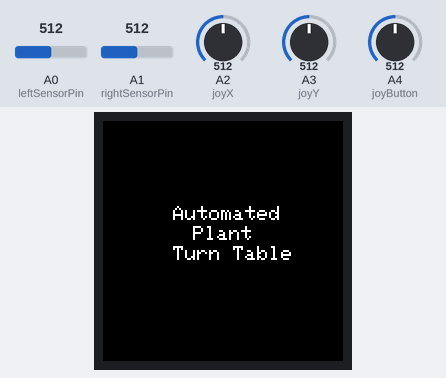
Bench run of a sketch on a simulated Arduino Uno, built with avr-gcc and run on an emulated ATmega328P. Parts: 240×240 colour display. The test bench sets the inputs (shaded band); at power-on: A3 (joyY) = 512, A4 (joyButton) = 512, A0 (leftSensorPin) = 512, A1 (rightSensorPin) = 512, A2 (joyX) = 512. What the sketch prints to the serial monitor is not drawn.

Above: at 0.5 s.
At 4.6 s:
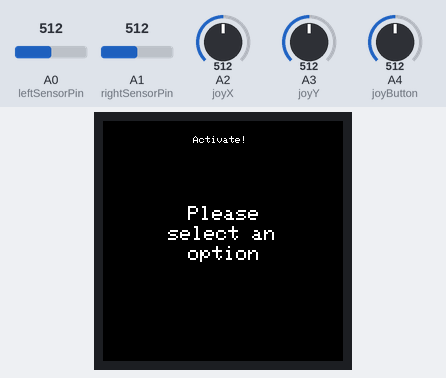
4.7 s: A3 (joyY) set to 112
6.4 s: A3 (joyY) set to 96
At 7.4 s:
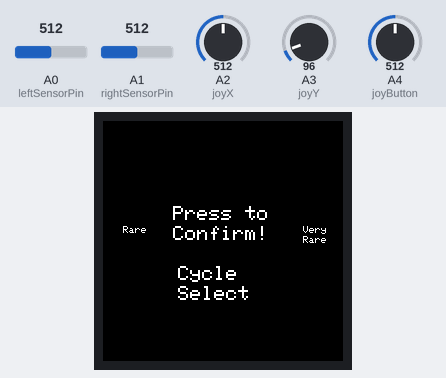
8.3 s: A4 (joyButton) set to 8
9.8 s: A4 (joyButton) set to 5
At 11.0 s:
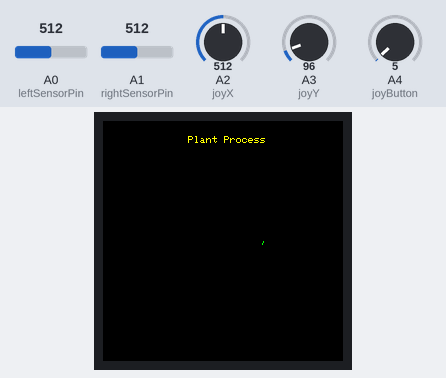
Timing chart, 0 to 12.8 s (numbered marks = the images above; inputs shaded):
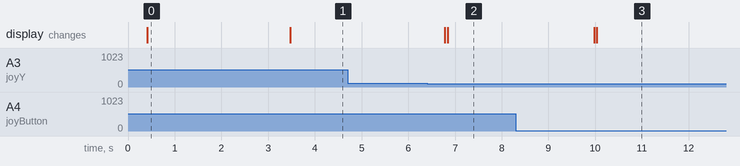

Measured:
- the behaviour switches between 101 and 100 on A3 (joyY) (found by bisection; images 1 and 2)
- the behaviour switches between 7 and 6 on A4 (joyButton) (found by bisection; images 2 and 3)
- after the input at 4.7 s, every drawn part: stays the same
- after the input at 6.4 s, the display: first changes after 0.38 s (image 2 shows a later state)
- after the input at 8.3 s, every drawn part: stays the same
- what the display in image 0 shows lasts 3.1 s, from 0.4 s to 3.5 s

The sketch:

Arduino_code.ino
```cpp
/*

Mech 307 Plant Rotating Device Code
Created by Jacob Beauchamp
For more information, please check out this codes repository on github
https://github.com/beauchampJ
*/


/*
This is the variable definition section of our code
*/
#include "SPI.h"
#include "Adafruit_GFX.h"
#include "Adafruit_GC9A01A.h"
#include <Stepper.h> //Motor stuff

#define TFT_DC 7
#define TFT_CS 10
//Define joystick
#define joyX A2 //CENTER VALUE IS ~500
#define joyY A3 //CENTER VALUE IS ~500
#define joyButton A4 //Joystick button
int xValue;
int yValue;
int buttonValue;
int runTime;
int speedControl=4;//A variable that allows the user to select how frequent they want the plant to be rotated (defaults to 4) higher translates to less frequent

//Defining motor revolution information
const int stepsPerRev = 512;
const int rolePerMinute =15;

//Setup Sensors
const int leftSensorPin = A0; // define pin for left sensor
const int rightSensorPin = A1; // define pin for right sensor

//confirmedStatus declaration. Used in the code to decide if a confirmation has been made
int confirmedStatus=0;
int sensorVoltage;

//An index variable for the rotate cycle
int rotate_index=0;

bool current_loc=1;

// Hardware SPI on Feather or other boards
Adafruit_GC9A01A tft(TFT_CS, TFT_DC);

//Setup Stepper motor
Stepper myStepper(stepsPerRev, 4, 6, 5, 3);


/*

This is the setup section where we display the startup screen and get everything booted up!

*/
void setup() {
  Serial.begin(9600);//Open up our serial port
  tft.begin(); //Begin screen printing
  tft.setRotation(1);//Rotates the stupid screen 270 degrees
  delay(200);//gives screen some time to do its thing
  pinMode(A0,INPUT);
  pinMode(A1,INPUT);
 unsigned long start = micros();
  tft.fillScreen(GC9A01A_BLACK); //Acts like an eraser, refreshes the screen!
  tft.setCursor(70, 85);
  tft.setTextColor(GC9A01A_WHITE);  tft.setTextSize(1);
  tft.setTextSize(2);
  tft.println("Automated");
  tft.setCursor(90, 105);
  tft.println("Plant");
  tft.setCursor(70, 125);
  tft.println("Turn Table");
  myStepper.setSpeed(rolePerMinute);//sets up the stepper motor speed
  delay(3000);
  menuScreen();


}
/*

This is the looping portion of our code, which is where the user navigates their choices

*/
void loop() {
  //STILL NEED THE WHOLE STUFF WHERE IT DECIDES TO START ROTATING
  xValue = analogRead(joyX);

  yValue = analogRead(joyY);

  buttonValue = analogRead(joyButton);

  delay(300);

  // Checking if the joystick is pointing towards the top
  if (yValue <= 100) {
    confirmationScreen();
    if (confirmedStatus==1){
      progressDisplay();

    } else {
      menuScreen();
    }//end if else

  } //end yValueCheck


} //end void loop

/*

This is the callable function section of our code!

*/

void progressDisplay() { //Just used to physically setup the UI for the progress screen
  unsigned long startTime = millis(); // record the start time
  tft.fillScreen(GC9A01A_BLACK); //Acts like an eraser, refreshes the screen!

  //This adds the text above the circle
  tft.setCursor(85, 15);
  tft.setTextColor(0xFFE0);  tft.setTextSize(1);
  tft.println("Plant Process");

//Portion which draws the actual circle
int diameter = min(tft.width(), tft.height()) / 1.5;  // Calculate the circle diameter as half the screen size
  int radius = diameter / 4;  // Calculate the circle radius as one quarter of the screen size
  int x = tft.width() / 2;  // Calculate the x-coordinate of the circle center
  int y = tft.height() / 2;  // Calculate the y-coordinate of the circle center
  int numSegments = 12;  // Divide the circle into 12 segments
  int delayTime = 30;  // Delay time between segment additions (ORIGINALLY 30 when testing)

  for (int i = 0; i < numSegments; i++) {
    int startAngle = i * 360 / numSegments;  // Calculate the starting angle of the current segment
    int endAngle = (i + 1) * 360 / numSegments;  // Calculate the ending angle of the current segment

    for (int angle = startAngle; angle < endAngle; angle++) { //This is the portion that draws out the actual progress bar and tells it to adjust
      float radians = angle * 3.14159 / 180;  // Convert the angle to radians
      int x1 = x + radius * cos(radians);  // Calculate the x-coordinate of the start of the line
      int y1 = y + radius * sin(radians);  // Calculate the y-coordinate of the start of the line
      int x2 = x + radius * cos(radians + 0.1);  // Calculate the x-coordinate of the end of the line
      int y2 = y + radius * sin(radians + 0.1);  // Calculate the y-coordinate of the end of the line
      tft.drawLine(x1, y1, x2, y2, 0x07E0);  // Draw the line with a green color

      int leftSensorValue = analogRead(leftSensorPin); // read left sensor value
      int rightSensorValue = analogRead(rightSensorPin); // read right sensor value

      float leftSensorVoltage = leftSensorValue * (5.0 / 1023.0); // convert left sensor value to voltage
      float rightSensorVoltage = rightSensorValue * (5.0 / 1023.0); // convert right sensor value to voltage
      //myStepper.step(stepsPerRev);

      rotate_index=rotate_index+1; // Index our loop

      //Main if statement to enter rotation index
      if ((rotate_index % speedControl)==0) {
        //if statement to determine if left has a higher value than right
        if (leftSensorVoltage>rightSensorVoltage) {
            //Checks if the current location is already on left side
            if (current_loc==0) {
                myStepper.step(stepsPerRev);//Rotate plant 180 degrees
                current_loc==1;
            }
        } else {
          if (current_loc==1) {
                myStepper.step(stepsPerRev);//Rotate plant 180 degrees
                current_loc==0;
          }
        }

      }

      delay(25000);  // Wait before drawing the next line

    }
  }

  unsigned long endTime = millis();//Record the end timing of the script
  float runTime = endTime - startTime;//Calculate our elapsed time in total. This accounts for the time to actually GET to the function :)
  runTime = (runTime/60000); //Converts from millisecond to minutes!

Serial.print(runTime);
  delay(1000); //Just a little pause. I think it makes it look nicer!


  //Displays done message
  tft.fillScreen(GC9A01A_BLACK);
  tft.setCursor(85, 85);
  tft.setTextColor(GC9A01A_WHITE);  tft.setTextSize(2);
  tft.println("DONE :)");
  tft.setCursor(50, 125);
  tft.println("Press button");
  tft.setCursor(85, 145);
  tft.println("to exit");
  tft.setTextColor(GC9A01A_WHITE);  tft.setTextSize(1);
  tft.setCursor(105, 210);
   tft.println("Recap");
  tft.setCursor(107, 220);
  tft.println("Mode");
  delay(500);
  buttonValue = analogRead(joyButton);

//Display done message until the user has seen the done and hit the button
while (buttonValue != 0) {
  buttonValue = analogRead(joyButton);
  yValue = analogRead(joyY);

  if (yValue >= 980) {//Detects if the joystick is in the bottom y direction
    statScreen();//Enters statsScreen function. Which displays how long the run time was SEE BELOW
  }
  delay(100);

}

menuScreen();//Return the user to menu screen!

}//End progressDisplay()

void menuScreen() {
//Print center text
tft.fillScreen(GC9A01A_BLACK);
tft.setCursor(85, 85);
tft.setTextColor(GC9A01A_WHITE);  tft.setTextSize(2);
tft.println("Please");
tft.setCursor(65, 105);
tft.println("select an");
tft.setCursor(85, 125);
tft.println("option");


//Print top choice
tft.setTextColor(GC9A01A_WHITE);  tft.setTextSize(1);
tft.setCursor(90, 15);
tft.println("Activate!");

}//End menuScreen()


// Confirmation Screen code for anything
void confirmationScreen() {
  //Print confirmation message
  tft.fillScreen(GC9A01A_BLACK);
  tft.setTextSize(2);
  tft.setCursor(70, 85);
  tft.println("Press to");
  tft.setCursor(70, 105);
  tft.println("Confirm!");
  tft.setCursor(75, 145);
  tft.println("Cycle");
  tft.setCursor(75, 165);
  tft.println("Select");
  tft.setTextSize(1);
  tft.setCursor(20, 105);
  tft.println("Rare");
  tft.setCursor(200, 105);
  tft.println("Very");
  tft.setCursor(200, 115);
  tft.println("Rare");


  for (int time = 0; time < 500; time++) { //Waits ~5 seconds to see if button is pushed
  buttonValue = analogRead(joyButton);
  xValue = analogRead(joyX);

Serial.println(buttonValue);
  if (buttonValue<=6) {
    confirmedStatus=1;
    time=499; //Kinda cheating our way out of this if statement
    delay(150); //Makes viewing things better
  } else {
    confirmedStatus=0;
  }
Serial.println(buttonValue);
if (xValue<=100) {
    speedControl=10;
  } if (xValue>980){
    speedControl=20;
  }

  delay(20);
  }

} // End confirmationScreen()

void statScreen() {
  tft.fillScreen(GC9A01A_BLACK);
  tft.setTextSize(2);
  tft.setCursor(45, 105);
  tft.println("Device on for:");
  tft.setCursor(65, 125);
  tft.println(String(runTime));
  tft.setCursor(95, 125);
  tft.println("minutes!");
  tft.setCursor(45, 155);
  tft.println("Press to Esc:");
  delay(3000); //Gives the script time to breathe
  while (buttonValue != 0) {
    buttonValue = analogRead(joyButton);
    delay(50);
  }//End while loop

  menuScreen();//Returns Back to menu Screen

} //End statsScreen

//Code to rotate the motor that's triggered via interuppt
void rotateMotor() {
myStepper.step(stepsPerRev);
} //End rotateMotor
```
